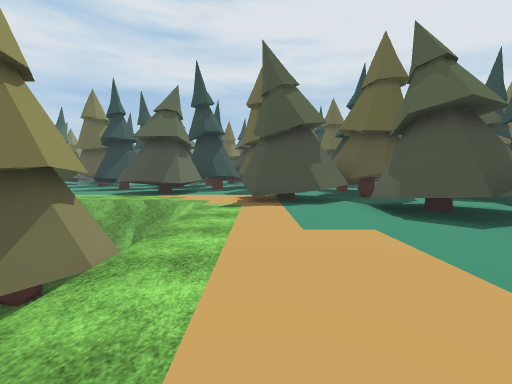
View 1 (above)

23 first-person views from a walk through a 3-D level made in the Unity game engine. The camera is 1.5 m above the floor, tilts 4° down and sees 90° across. The floor is counted in squares, 2 m on a side. Each view is taken from the middle of a square. On the plan, view 1 faces up. The plan holds only what a view shows up to about 9 squares ahead; the rest is blank. The place goes on beyond the plan. The player character is not drawn. Some surface patterns are stand-ins.

View 2
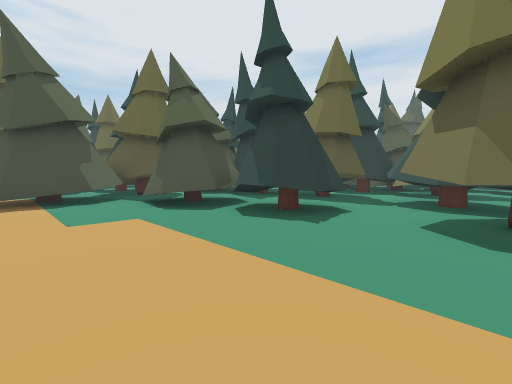

View 3
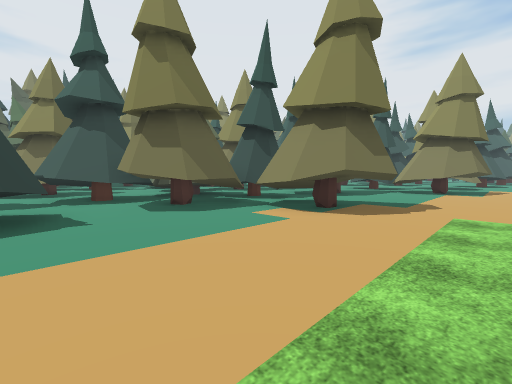

View 4
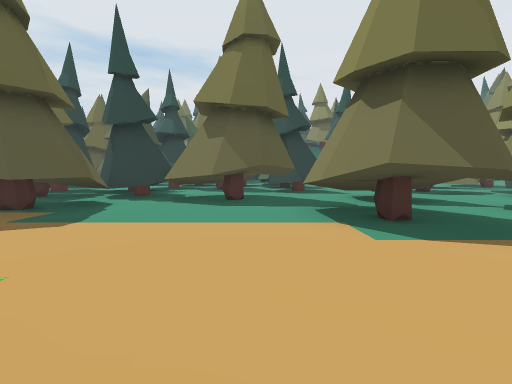

View 5
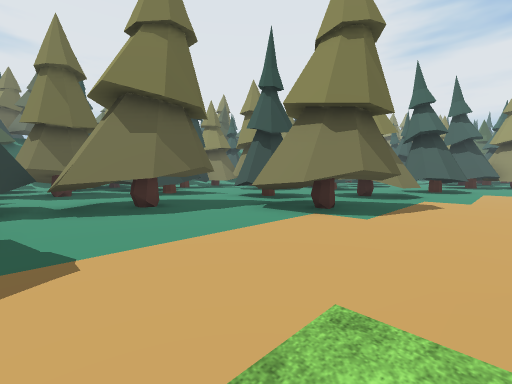

View 6
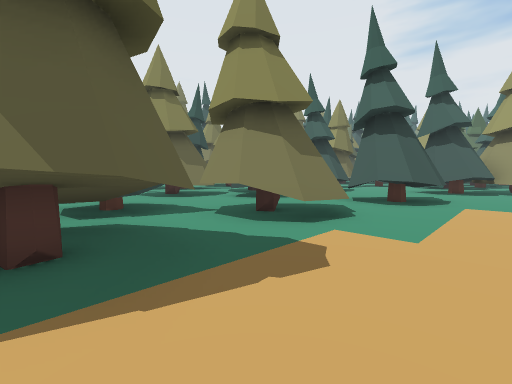

View 7
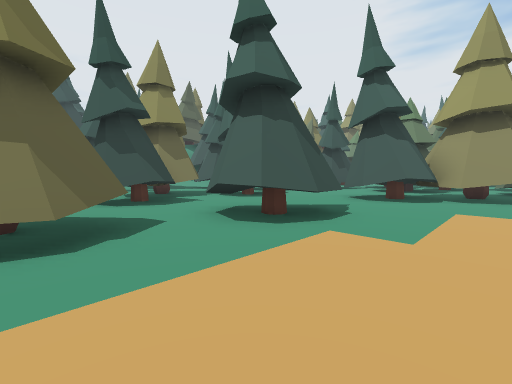

View 8
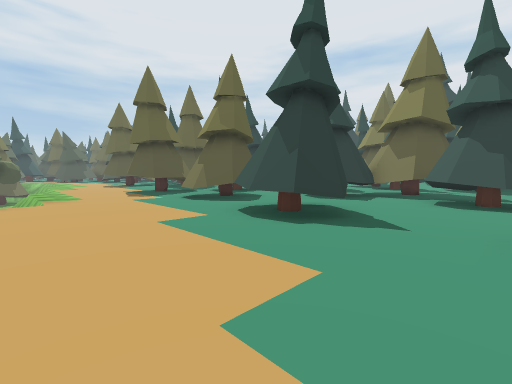

View 9
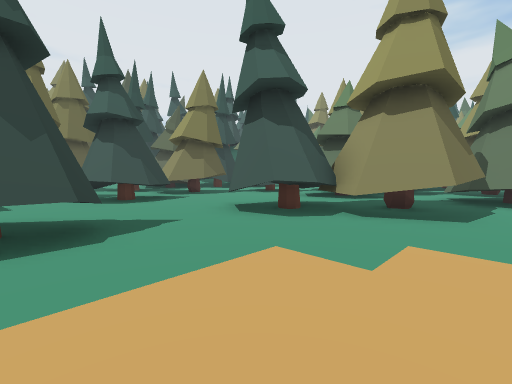

View 10
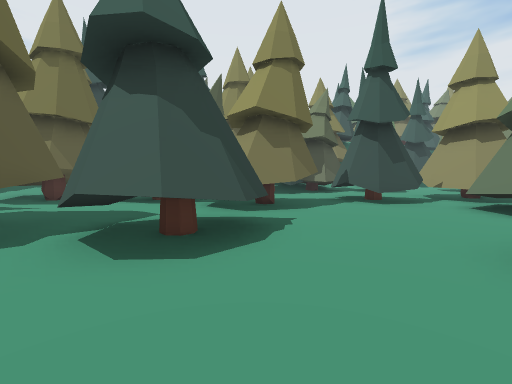

View 11
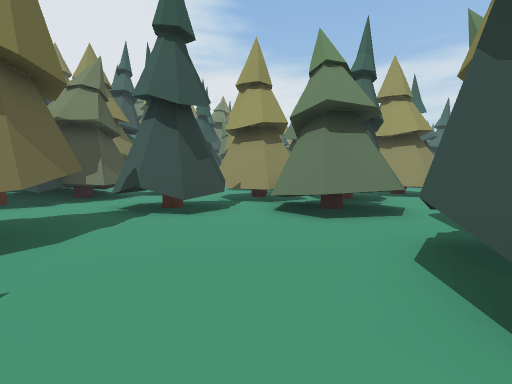

View 12
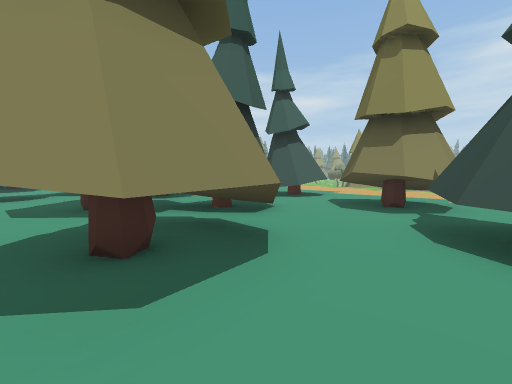

View 13
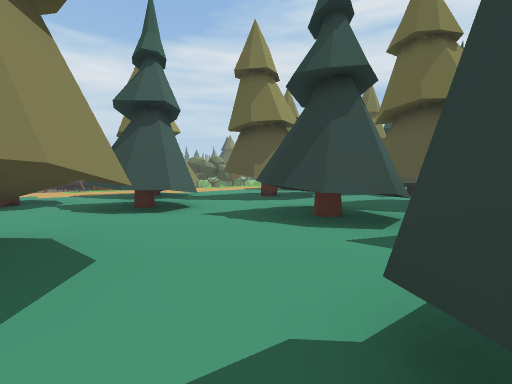

View 14
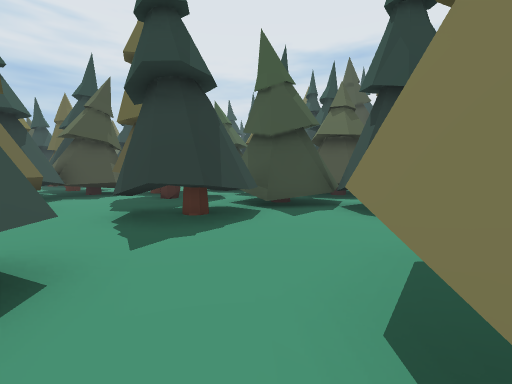

View 15
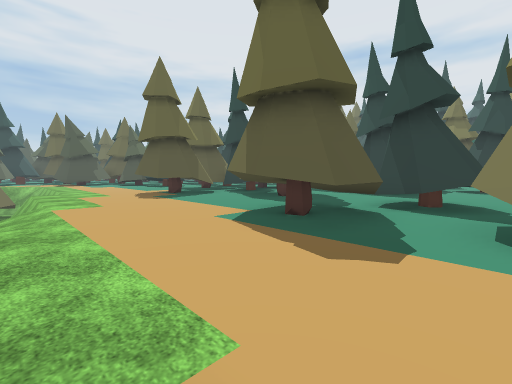

View 16
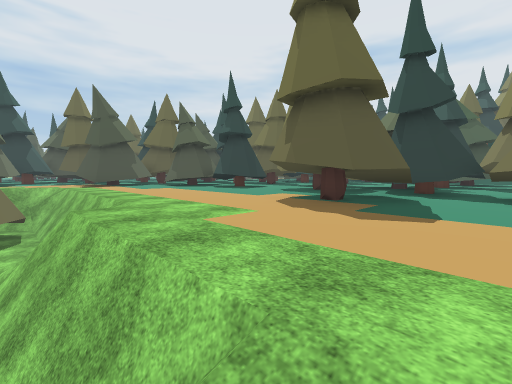

View 17
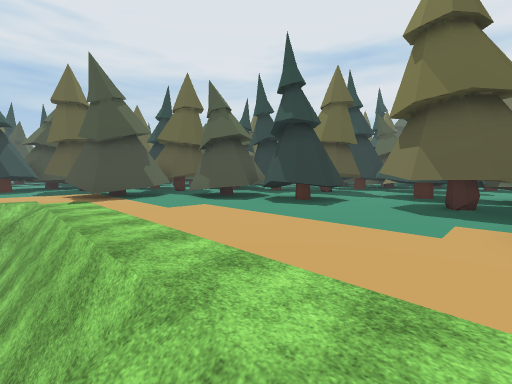

View 18
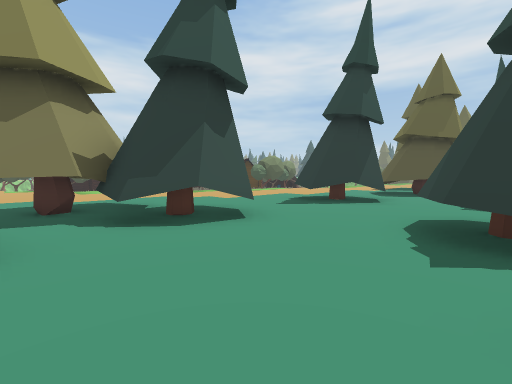

View 19
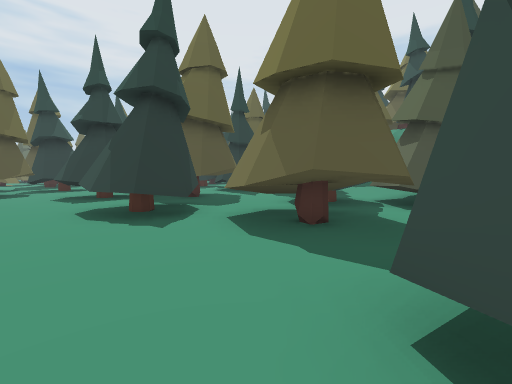

View 20
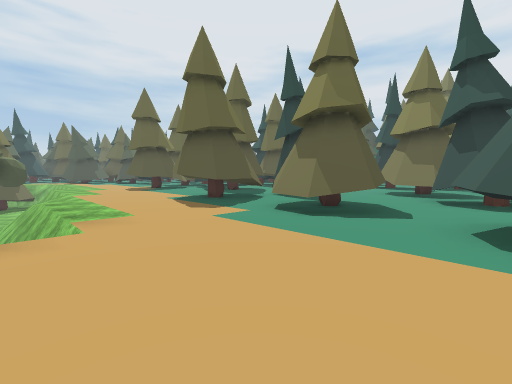

View 21
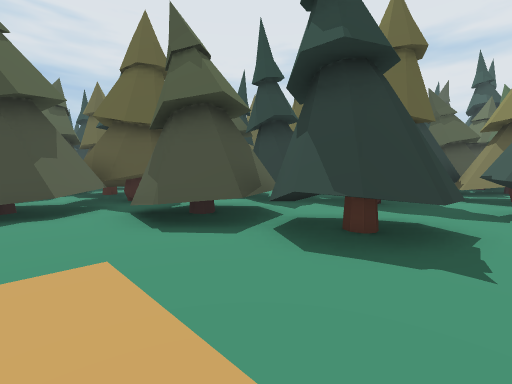

View 22
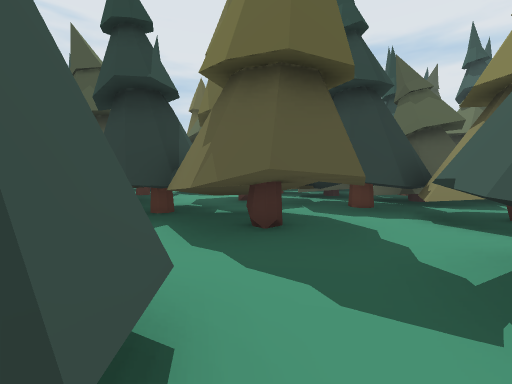

View 23
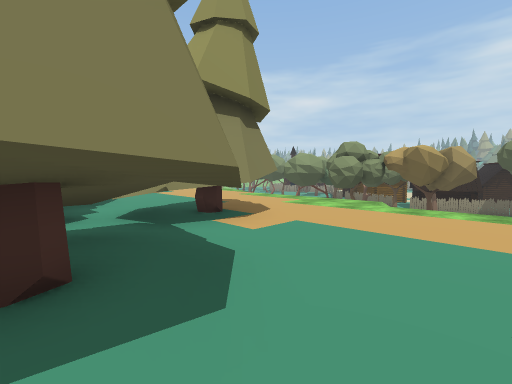

### Floor plan
Key: @ floor where view 1 was taken; # wall or solid block; x gap in a wall; . main floor; - floor 2.75 m lower than the main floor; / step, stairs or slope; v drop or lower ground; T thing the floor can be seen under or through.
Columns run from 4 left of view 1 to 11 right of it. Each row starts with its distance up from view 1.
 10        ##
  9 # ..   #
  8 ....####
  7 ##..####
  6  #v....# ###
  5  #v....###.##
  4 ###....##..##
  3  ##....###.##
  2  -#.....##..#
  1  -v........##
  0  /#.@...#####
 -1  #/.....#####
 -2  v......#####
 -3  x...TTT#####
 -4  #...TTTT#####
 -5 # ....TTTTT..#
 -6 #/.....TTT..##
 -7 #/.....TTT..##
 -8 #/.....TTT..##
 -9 #....TT....####
-10  ...TTT....#####
-11  ...TTTTTT.##..#
-12  ......TTT....##
-13  ....TTTT.....#
-14 .....TTT..###..
-15 .....TT...##
-16 ........###
-17 ....##..###
-18 ....##...##
-19 .........#
-20 .......###
-21 .......###
-22 ...###..##
-23 .#####...#
-24 .####....#
-25 .#  ##...#
-26 ##  ##.###

Where each view was taken, in squares from view 1:
view 1: 0 up, 0 right, facing up
view 2: 1 down, 0 right, facing up-right
view 3: 2 up, 1 left, facing down-right
view 4: 8 down, 3 left, facing right
view 5: 5 down, 2 left, facing down-right
view 6: 10 down, 2 left, facing down-right
view 7: 14 down, 3 left, facing down-right
view 8: 21 down, 4 left, facing up-right
view 9: 18 down, 4 left, facing down-right
view 10: 19 down, 1 right, facing down-right
view 11: 21 down, 2 right, facing down
view 12: 12 down, 8 right, facing down-left
view 13: 14 down, 10 right, facing up-left
view 14: 14 down, 5 right, facing up-right
view 15: 13 down, 3 left, facing up-right
view 16: 6 down, 3 left, facing up-right
view 17: 2 down, 2 left, facing up-right
view 18: 25 down, 4 right, facing up-left
view 19: 26 down, 2 right, facing up-right
view 20: 17 down, 4 left, facing up-right
view 21: 1 up, 1 right, facing up-right
view 22: 1 up, 5 right, facing up-right
view 23: 1 up, 5 right, facing down-left
